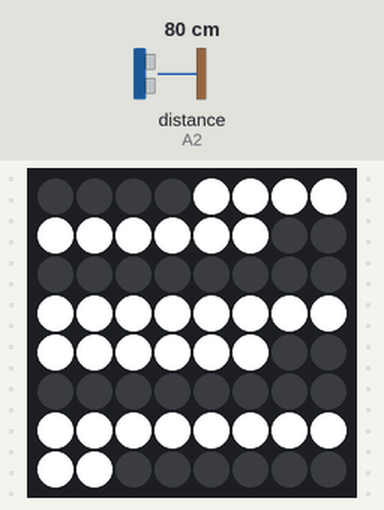
Simulated run of this sketch. Board: Adafruit Circuit Playground Express. Shown: 8×8 RGB LED matrix (first LED top left, wired row by row). Wiring (inferred from the names in the program): ultrasonic range finder: trigger A1; echo A2. The test bench sets the inputs (shaded band); at power-on: distance to the obstacle (sensor on A2) 80 cm. The echo pulse lasts 58.3 µs per cm.

Above: at 1.27 s.
1.3 s: distance to the obstacle (sensor on A2) set to 2 cm
At 2.72 s:
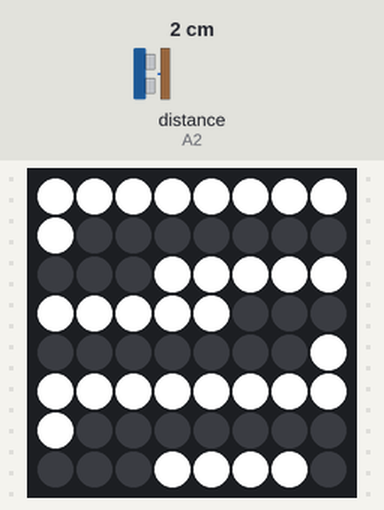
2.9 s: distance to the obstacle (sensor on A2) set to 60 cm
At 4.4 s:
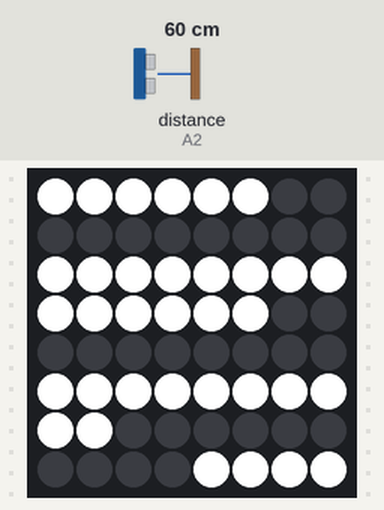
4.6 s: distance to the obstacle (sensor on A2) set to 250 cm
At 7.2 s:
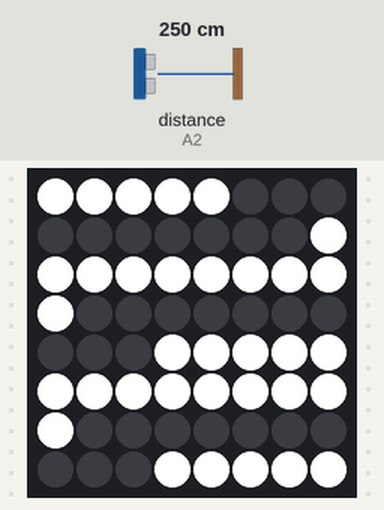

Measured:
- after the input at 1.3 s, the LEDs: first change at once (image 1 shows a later state)
- after the input at 2.9 s, the LEDs: first change at once (image 2 shows a later state)
- after the input at 4.6 s, the LEDs: first change after 0.06 s (image 3 shows a later state)

The sketch:

sensorUltraYLEDs.ino
```cpp
#include <Adafruit_NeoPixel.h>

#include <Adafruit_CircuitPlayground.h>

// Configuración del sensor ultrasónico
const int trigPin = A1;
const int echoPin = A2;
float alpha = 0.1; // Factor de suavizado (0.0 - 1.0), cuanto más bajo, más suave
long smoothedDistance = 0;

// Configuración de la tira de LEDs
const int ledPin = A3; // Pin donde se conecta la tira de LEDs
const int numLeds = 64; // Número total de LEDs en la tira
Adafruit_NeoPixel strip = Adafruit_NeoPixel(numLeds, ledPin, NEO_GRB + NEO_KHZ800);

// Configuración de la matriz
const int width = 8; // Ancho de la matriz
const int height = 8; // Alto de la matriz

// Variables para el modo
int mode = 2; // 1 para la primera opción, 2 para la segunda opción
long distance = 0;

/*
 long readUltrasonicDistance() {
  digitalWrite(trigPin, LOW);
  delayMicroseconds(2);
  digitalWrite(trigPin, HIGH);
  delayMicroseconds(10);
  digitalWrite(trigPin, LOW);

  long duration = pulseIn(echoPin, HIGH);
  return duration * 0.034 / 2;
}
 */
long readUltrasonicDistance() {
  digitalWrite(trigPin, LOW);
  delayMicroseconds(2);
  digitalWrite(trigPin, HIGH);
  delayMicroseconds(10);
  digitalWrite(trigPin, LOW);

  long duration = pulseIn(echoPin, HIGH);
  long distance = duration * 0.034 / 2;

  // Aplicar el filtro exponencial
  smoothedDistance = (alpha * distance) + ((1 - alpha) * smoothedDistance);
  return smoothedDistance;
}
// Función para encender los LEDs en filas alternas (Modo 1)
void alternateRows() {
  distance = readUltrasonicDistance();
  int offset = map(distance, 5, 50, 0, height); // Ajusta el valor de acuerdo a la distancia

  strip.clear();
  for (int row = 0; row < height; row++) {
    for (int col = 0; col < width; col++) {
      int index = row % 3 == 0 ? col + row * width : (width - 1 - col) + row * width;
      if ((row + offset) % 3 == 0) {
        strip.setPixelColor(index, strip.Color(255, 255, 255)); // Color azul
      }
    }
  }
  strip.show();
}

void movingColors() {
  distance = readUltrasonicDistance();
  int offset = map(distance, 5, 50, 0, 20); // Ajusta el desplazamiento basado en la distancia

  strip.clear();

  for (int i = 0; i < numLeds; i++) {
    // Calcular la posición desplazada del LED considerando el offset
    int pos = (i + offset) % numLeds;

    // Determinar si el LED está en una franja encendida o apagada
    if ((i / 10) % 2 == 0) { // Si estamos en una franja encendida
      // Distribuir los valores de rojo de 0 a 255 en los 10 LEDs encendidos
      //int redValue = map(i % 10, 0, 9, 0, 255);
      strip.setPixelColor(pos, strip.Color(255, 255, 255)); // Color rojo
    }
    // Si estamos en una franja apagada, no se establece ningún color
  }

  strip.show();
}


void setup() {
  pinMode(trigPin, OUTPUT);
  pinMode(echoPin, INPUT);

  strip.begin();
  strip.show();

  if (mode == 1) {
    alternateRows();
  } else if (mode == 2) {
    movingColors();
  }
}

void loop() {
  if (mode == 1) {
    alternateRows();
  } else if (mode == 2) {
    movingColors();
  }
  delay(50); // Ajusta el retraso según sea necesario
}
```
